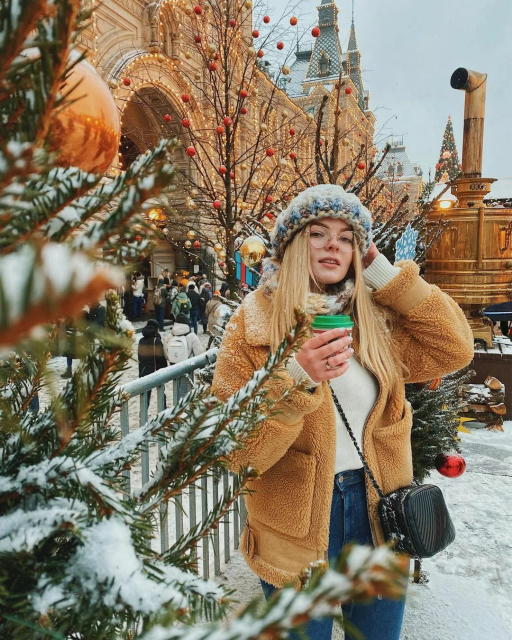
#> input picture outputs/render_test/demo_input.png, 1024 x 1280 px (shown at 1/2 size)
$ python make_pipeline_strip.py
#> lines starting #> are read from the running program, lines starting #| are printed output that depends on the picture
"""
scripts/make_pipeline_strip.py
==============================
Generates a horizontal pipeline strip for slide figures.

4-panel layout (using pre-existing outputs):
    Input  →  Depth (DA V2, frozen)  →  Aberration Renderer  →  Refinement Net

Sources (from outputs/):
    render_test/demo_input.png              -- all-focus input photo
    render_test/demo_disparity_snapped.png  -- edge-snapped disparity from DA V2
    render_test/demo_soap_bubble.png        -- physical bokeh (soap-bubble preset)
    e2e_test/e2e_soap_bubble_refined.png    -- after boundary refinement net

If the refinement-net panel is missing (e.g., no e2e outputs yet), falls back to
the 3-panel version and prints a note.

Output:
    outputs/slides/pipeline_strip.png   (dpi=200, white background)

Usage:
    python scripts/make_pipeline_strip.py
"""

from __future__ import annotations

from pathlib import Path

import matplotlib
matplotlib.use("Agg")
import matplotlib.pyplot as plt
import numpy as np
from PIL import Image

PROJECT_ROOT = Path(__file__).resolve().parent.parent
OUT_DIR = PROJECT_ROOT / "outputs" / "slides"

# Panel definitions: (relative path under outputs/, display label)
PANEL_DEFS = [
    ("render_test/demo_input.png",              "Input"),
    ("render_test/demo_disparity_snapped.png",  "Depth\n(DA V2, frozen)"),
    ("render_test/demo_soap_bubble.png",        "Aberration Renderer\n(soap-bubble style)"),
    ("e2e_test/e2e_soap_bubble_refined.png",    "Refinement Net\n(boundary fix)"),
]

TARGET_HEIGHT = 480   # px -- all panels resized to this height before layout


def load_panel(rel_path: str) -> np.ndarray:
    """Load image, convert to RGB, resize to TARGET_HEIGHT, return float [0,1]."""
#> called with rel_path = 'render_test/demo_input.png'
    p = PROJECT_ROOT / "outputs" / rel_path
    if not p.exists():
        raise FileNotFoundError(p)
    img = Image.open(p).convert("RGB")
    w, h = img.size
#> w = 1024; h = 1280
    new_w = int(round(w * TARGET_HEIGHT / h))
#> new_w = 384
    img = img.resize((new_w, TARGET_HEIGHT), Image.LANCZOS)
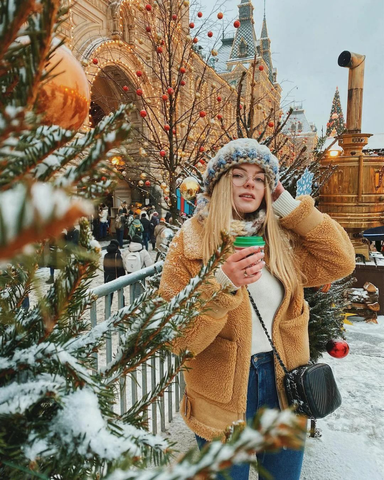
#> img: PIL image 384x480 RGB; mean R, G, B 137.2, 124.3, 103.6
    return np.asarray(img) / 255.0


def main() -> None:
    OUT_DIR.mkdir(parents=True, exist_ok=True)

    # Load panels; skip missing ones with a warning
    panels: list[tuple[np.ndarray, str]] = []
    for rel, label in PANEL_DEFS:
        try:
            arr = load_panel(rel)
            panels.append((arr, label))
            print(f"[strip] loaded  {rel}  shape={arr.shape}")
#| [strip] loaded  render_test/demo_input.png  shape=(480, 384, 3)
        except FileNotFoundError as exc:
            print(f"[strip] SKIP (not found): {exc}")
#> pass 2 of the loop in main, `for rel, label in PANEL_DEFS:`:
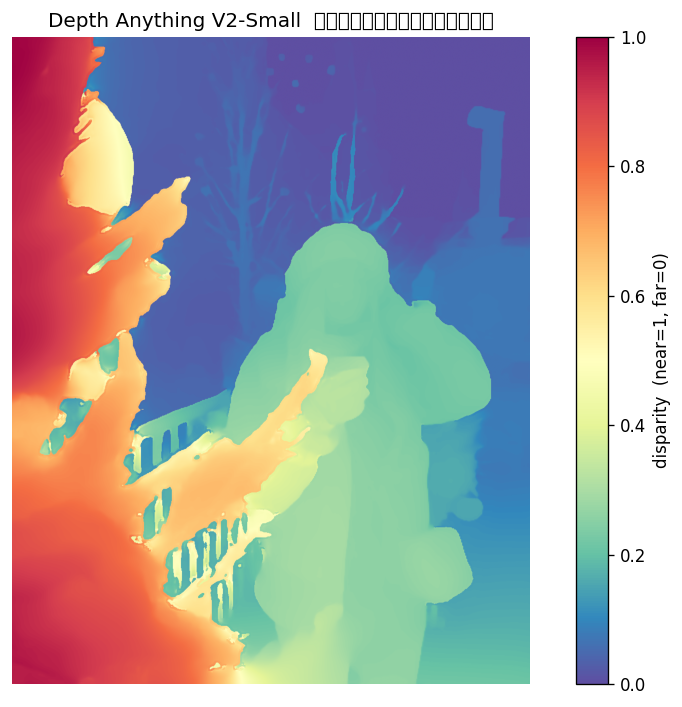
#> input picture outputs/render_test/demo_disparity_snapped.png, 682 x 707 px
#> in load_panel (call 2), `img = img.resize((new_w, TARGET_HEIGHT), Image.LANCZOS)`:
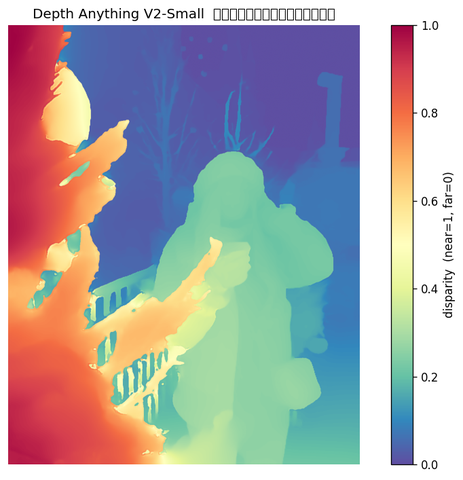
#> img: PIL image 463x480 RGB; mean R, G, B 171.5, 168.6, 171
#| [strip] loaded  render_test/demo_disparity_snapped.png  shape=(480, 463, 3)
#> pass 3 of the loop in main, `for rel, label in PANEL_DEFS:`:
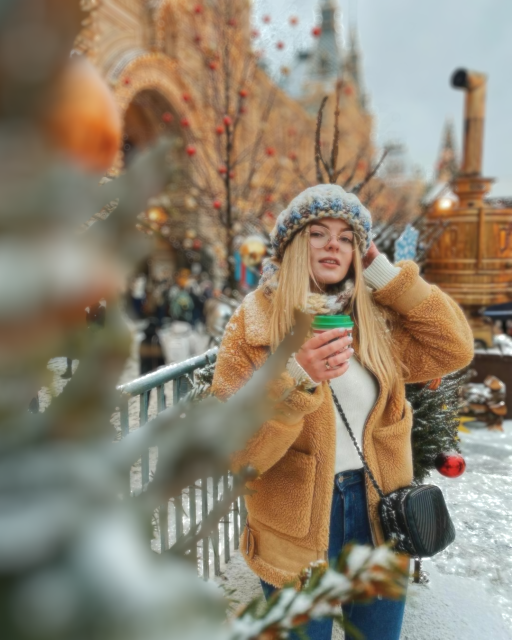
#> input picture outputs/render_test/demo_soap_bubble.png, 1024 x 1280 px (shown at 1/2 size)
#> in load_panel (call 3), `img = img.resize((new_w, TARGET_HEIGHT), Image.LANCZOS)`:
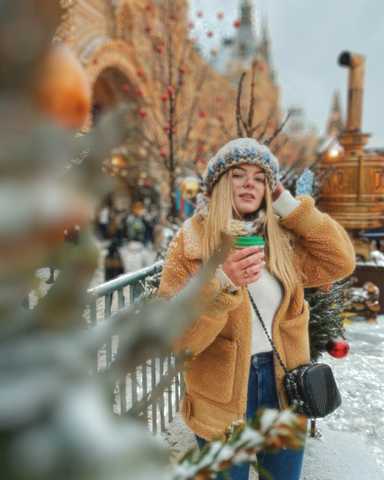
#> img: PIL image 384x480 RGB; mean R, G, B 142, 130.1, 111.6
#| [strip] loaded  render_test/demo_soap_bubble.png  shape=(480, 384, 3)
#> the loop made 4 passes; the first 3 are shown

    if not panels:
        raise RuntimeError("No panels found – run render.demo and render.e2e_demo first.")

    n = len(panels)
    if n < 4:
        print(f"[strip] NOTE: only {n}/4 panels available; "
              "run render/e2e_demo.py to add the Refinement Net panel.")

    # Figure width proportional to panel pixel widths; height fixed
    panel_w_px = [arr.shape[1] for arr, _ in panels]
    arrow_w_in = 0.35          # inches per inter-panel arrow gap
    panel_h_in = 3.2           # panel display height in inches (DPI-independent)
    dpi = 200
    px_per_in = TARGET_HEIGHT / panel_h_in   # pixels-per-inch at which panels are shown
    panel_w_in = [w / px_per_in for w in panel_w_px]

    fig_w = sum(panel_w_in) + (n - 1) * arrow_w_in + 0.3
    fig_h = panel_h_in + 0.85   # +space for title and labels

    fig = plt.figure(figsize=(fig_w, fig_h), facecolor="white")

    # Top padding for title, bottom for labels
    top_pad   = 0.14
    bot_pad   = 0.18
    usable_h  = 1.0 - top_pad - bot_pad
    total_w   = sum(panel_w_in) + (n - 1) * arrow_w_in
    left_margin = 0.02

    x = left_margin / fig_w  # start x in figure-fraction
    for i, ((arr, label), pw_in) in enumerate(zip(panels, panel_w_in)):
        w_frac = pw_in / fig_w
        ax = fig.add_axes([x, bot_pad, w_frac, usable_h])
        ax.imshow(arr, aspect="auto")
        ax.set_title(label, fontsize=9.5, fontweight="bold", pad=4,
                     linespacing=1.35)
        ax.axis("off")
        x += w_frac

        # Arrow between panels
        if i < n - 1:
            arr_x = x + (arrow_w_in / 2) / fig_w
            arr_y = bot_pad + usable_h / 2
            fig.text(arr_x, arr_y, "→", fontsize=20, ha="center", va="center",
                     color="#444444", fontweight="bold")
            x += arrow_w_in / fig_w

    fig.suptitle(
        "Bokeh Rendering Pipeline: All-focus Image  →  DA V2 Depth  →  "
        "Physical Aberration Renderer  →  Refinement Net",
        fontsize=10.5, y=0.99, ha="center",
    )

    out = OUT_DIR / "pipeline_strip.png"
    fig.savefig(str(out), dpi=dpi, bbox_inches="tight", facecolor="white")
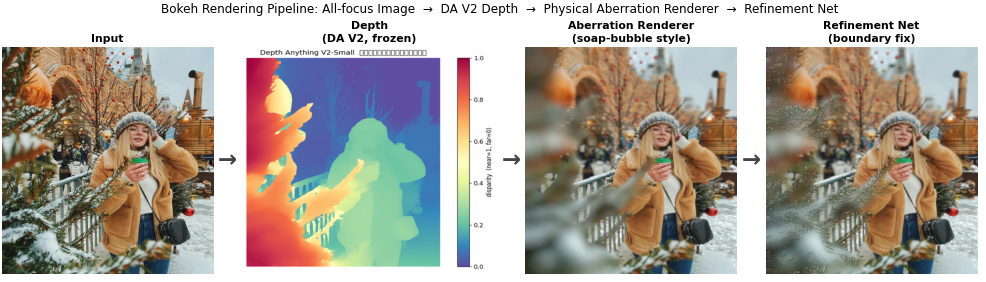
#> figure drawn by matplotlib, 4 panels
    plt.close(fig)

#> (the run stopped early here; a loop or call above may not have finished)
